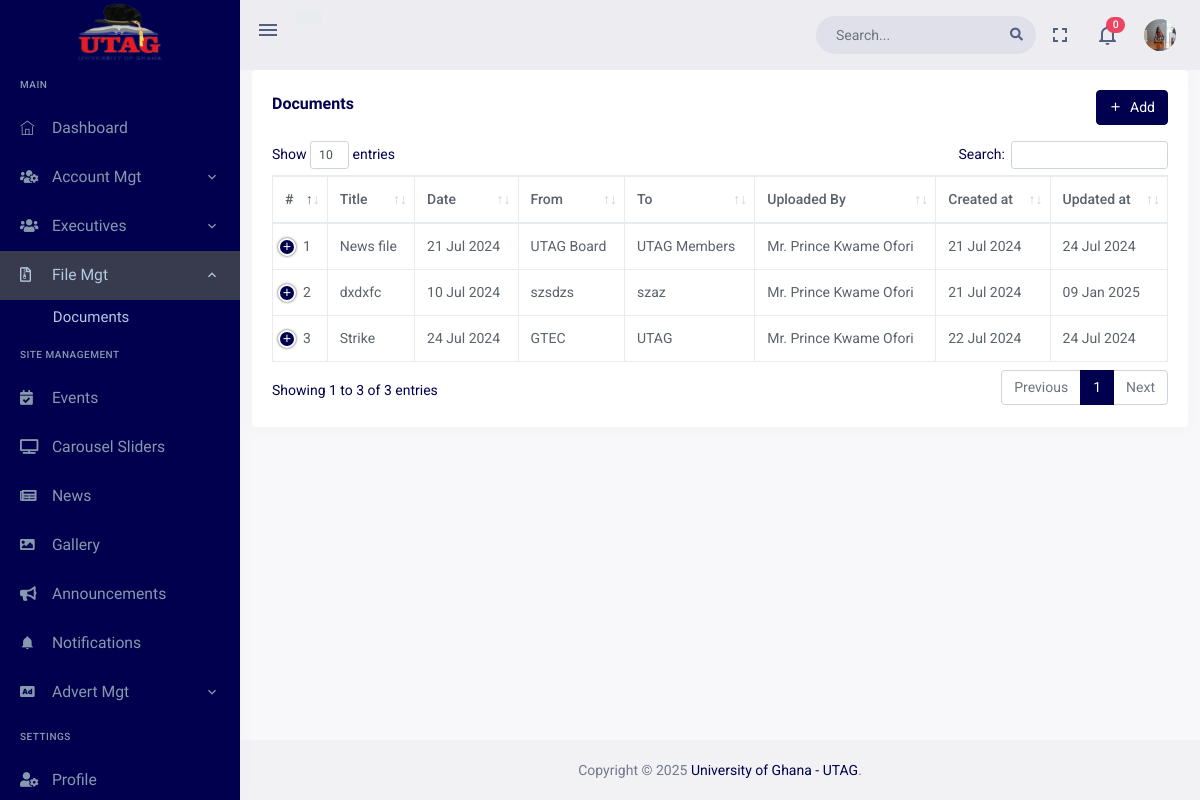
The app's page /dashboard/documents/ (signed in) with its own data.
### accounts/models.py (models this page shows, shortened)
class User(AbstractBaseUser, PermissionsMixin):
    TITLE_CHOICES = (
        ('Prof.', 'Prof.'),
        ("Prof. (Mrs.)", "Prof. (Mrs.)"),
        ('Dr.', 'Dr.'),
        ("Dr. (Alhaji)", "Dr. (Alhaji)"),
        ('Mr.', 'Mr.'),
        ('Mrs.', 'Mrs.'),
    )
    GENDER_CHOICES = (
        ('Male', 'Male'),
        ('Female', 'Female')
    )
    EXECUTIVE_POSITION_CHOICES = (
        ('President', 'President'),
        ('Vice President', 'Vice President'),
        ('Secretary', 'Secretary'),
        ('Treasurer', 'Treasurer'),
        ("Women's Executive Officer", "Women's Executive Officer"),
        ('Past President', 'Past President'),
        ('CBAS Rep', 'CBAS Rep'),
        ('College of Humanities Rep', 'College of Humanities Rep'),
        ('College of Health Rep', 'College of Health Rep'),
        ("College of Education Rep", "College of Education Rep"),
    )
    title = models.CharField(max_length=15, choices=TITLE_CHOICES)
    first_name = models.CharField(max_length=30)
    other_name = models.CharField(max_length=30, blank=True, null=True)
    last_name = models.CharField(max_length=30)
    gender = models.CharField(max_length=10, choices=GENDER_CHOICES)
    profile_pic = models.ImageField(upload_to='profile_pictures/', blank=True, null=True)
    email = models.EmailField(unique=True)
    email_sent = models.BooleanField(default=False)
    phone_number = models.CharField(max_length=15, blank=True, null=True)
    department = models.CharField(max_length=50, blank=True, null=True)
    created_from_dashboard = models.BooleanField(default=False)
    created_by = models.ForeignKey('self', on_delete=models.CASCADE, blank=True, null=True)
    is_bulk_creation = models.BooleanField(default=False)
    created_at = models.DateTimeField(auto_now_add=True)
    updated_at = models.DateTimeField(auto_now=True)
    is_staff = models.BooleanField(default=False)
    is_superuser = models.BooleanField(default=False)
    executive_image = models.ImageField(upload_to='executive_images/', blank=True, null=True)
    executive_position = models.CharField(max_length=30, choices=EXECUTIVE_POSITION_CHOICES, blank=True, null=True)
    fb_profile_url = models.URLField(blank=True, null=True)
    twitter_profile_url = models.URLField(blank=True, null=True)
    linkedin_profile_url = models.URLField(blank=True, null=True)
    date_appointed = models.DateField(null=True, blank=True)
    date_ended = models.DateField(null=True, blank=True)
    is_active_executive = models.BooleanField(default=False)
    objects = UserManager()
    USERNAME_FIELD = 'email'
    REQUIRED_FIELDS = ['title', 'first_name', 'last_name', 'gender']
    def get_full_name(self):
        if self.other_name:
            return f'{self.title} {self.first_name} {self.other_name} {self.last_name}'
        else:
            return f'{self.title} {self.first_name} {self.last_name}'
    def get_profile_pic_url(self):
        return self.profile_pic.url if self.profile_pic else '/static/dashboard/assets/images/users/profile.png'
    def __str__(self):
        return self.get_full_name()
    class Meta:
        permissions = [
        ('view_dashboard', 'Can view dashboard'),
        ('add_admin', 'Can add admin'),
        ('change_admin', 'Can change admin'),
        ('delete_admin', 'Can delete admin'),
        ('view_admin', 'Can view admin'),
        ('add_executive', 'Can add executive'),
        ('change_executive', 'Can change executive'),
        ('delete_executive', 'Can delete executive'),
        ('view_executive', 'Can view executive'),
        ('add_member', 'Can add member'),
        ('change_member', 'Can change member'),
        ('delete_member', 'Can delete member'),
        ('view_member', 'Can view member'),
        ]

### dashboard/models.py (models this page shows, shortened)
class Document(models.Model):
    CATEGORY_CHOICES = (
        ('internal', 'Internal'),
        ('external', 'External'),
    )
    DOCUMENT_STATUS_CHOICES = (
        ('Published', 'Published'),
        ('Draft', 'Draft'),
    )
    VISIBILITY_CHOICES = (
        ('everyone', 'Everyone'),
        ('selected_groups', 'Selected Groups'),
    )
    uploaded_by = models.ForeignKey(settings.AUTH_USER_MODEL, on_delete=models.SET_NULL, related_name='uploaded_by',null=True, blank=True)
    category = models.CharField(max_length=10, choices=CATEGORY_CHOICES)
    files = models.ManyToManyField(File)
    title = models.CharField(max_length=100)
    sender = models.CharField(max_length=100)
    receiver = models.CharField(max_length=100)
    description = HTMLField(null=True, blank=True)
    date = models.DateField(blank=True, null=True)
    status = models.CharField(max_length=10, choices=DOCUMENT_STATUS_CHOICES, default='Published')
    created_at = models.DateTimeField(auto_now_add=True)
    updated_at = models.DateTimeField(auto_now=True)
    visibility = models.CharField(max_length=20, choices=VISIBILITY_CHOICES, default='everyone')
    visible_to_groups = models.ManyToManyField(Group, blank=True)

### dashboard/views/files.py (the view)
# urls.py: path('documents/',views.DocumentsView.as_view(), name='documents'),
class DocumentsView(View):
    template_name = 'dashboard_pages/documents.html'
    @method_decorator(MustLogin)
    def get(self, request):
        documents = self.get_documents(request.user)
        notifications = Notification.objects.filter(user=request.user).order_by('-created_at')[:5]
        notification_count = Notification.objects.filter(user=request.user, status='UNREAD').count()
        context = {
            'documents': documents,
            'notifications': notifications,
            'notification_count': notification_count,
            'has_add_permission': request.user.has_perm('dashboard.add_document') or request.user.executive_position=="Secretary",
            'has_change_permission': request.user.has_perm('dashboard.change_document') or request.user.executive_position=="Secretary",
            'has_delete_permission': request.user.has_perm('dashboard.delete_document') or request.user.executive_position=="Secretary",
        }
        return render(request, self.template_name, context)
    def get_documents(self, user):
        group_names = user.groups.values_list('name', flat=True)
        if user.is_superuser:
            return Document.objects.all()
        elif user.groups.filter(name__in=['Executive', 'Member']).exists():
            return Document.objects.filter(visibility='selected_groups', visible_to_groups__in=user.groups.all())
        else:
            return Document.objects.filter(visibility='everyone')

### dashboard/templates/dashboard_pages/documents.html (shortened to what this page needs)
{% extends "base/dashboard_base.html" %}
{% load static %}
{% block content %}
<div class="page-content">
  <div class="row">
    <div class="col-12">
      <div class="card">
        <div class="card-body">
          <div class="row align-items-center">
            <div class="col-md-8">
              <h4 class="card-title">Documents</h4>
            </div>
            {% if has_add_permission %}
            <div class="col-md-4">
              <div class="float-end d-none d-md-block">
                <a class="btn btn-primary"href="{% url 'dashboard:create_document' %}">
                  <i class="mdi mdi-plus me-1"></i> Add
              </a>
              </div>
            </div>
            {% endif %}
          </div>
          <div class="mt-3">
            <table id="datatable" class="table table-bordered dt-responsive nowrap" style="border-collapse: collapse; border-spacing: 0; width: 100%;">
                <thead>
                    <tr>
                        <th>#</th>
                        <th>Title</th>
                        <th>Date</th>
                        <th>From</th>
                        <th>To</th>
                        <th>Uploaded By</th>
                        <th>Created at</th>
                        <th>Updated at</th>
                    </tr>
                </thead>
                <tbody>
                  {% for document in documents %}
                  <tr>
                    <td>{{ forloop.counter }}</td>
                    <td>{{ document.title }}</td>
                    <td>{{ document.date |date:"d M Y" }}</td>
                    <td>{{ document.sender }}</td>
                    <td>{{ document.receiver }}</td>
                    <td>{{ document.uploaded_by }}</td>
                    <td>{{ document.created_at |date:"d M Y" }}</td>
                    <td>{{ document.updated_at |date:"d M Y" }}</td>
                  </tr>
                  {% endfor %}
                </tbody>
            </table>
        </div>
        </div>
      </div>
    </div>
  </div>
</div>
{% endblock content %}
{% block my_styles %}
 <link href="{% static 'dashboard/assets/libs/datatables.net-bs4/css/dataTables.bootstrap4.min.css' %}" rel="stylesheet" type="text/css">
 <link href="{% static 'dashboard/assets/libs/datatables.net-buttons-bs4/css/buttons.bootstrap4.min.css' %}" rel="stylesheet" type="text/css">
 <link href="{% static 'dashboard/assets/libs/datatables.net-responsive-bs4/css/responsive.bootstrap4.min.css' %}" rel="stylesheet" type="text/css">
 {% endblock my_styles %}

### dashboard/templates/includes/dash_header.html (shortened to what this page needs)
{% load static %}
<header id="page-topbar">
    <div class="navbar-header">
        <div class="d-flex">
            <div class="navbar-brand-box">
                <a href="{% url 'website:index' %}" class="logo logo-light">
                    <span class="logo-lg">
                        <img src="{% static 'dashboard/assets/images/utag_ug.png' %}" alt="" height="80">
                    </span>
                </a>
            </div>
            <button type="button" class="btn btn-sm px-3 font-size-24 header-item waves-effect" id="vertical-menu-btn">
                <i class="mdi mdi-menu"></i>
            </button>
            <div class="d-none d-sm-block">
                <div class="pt-3 d-inline-block">
                    {% if user.is_authenticated %}
                    <p class="btn btn-secondary">
                    </p>
                    {% endif %}
                </div>
            </div>
        </div>
        <div class="d-flex">
            <form class="app-search d-none d-lg-block">
                <div class="position-relative">
                    <input type="text" class="form-control" placeholder="Search...">
                    <span class="fa fa-search"></span>
                </div>
            </form>
            <div class="dropdown d-none d-lg-inline-block">
                <button type="button" class="btn header-item noti-icon waves-effect" data-bs-toggle="fullscreen">
                    <i class="mdi mdi-fullscreen"></i>
                </button>
            </div>
            <div class="dropdown d-inline-block">
                <button type="button" class="btn header-item noti-icon waves-effect" id="page-header-notifications-dropdown" data-bs-toggle="dropdown" aria-haspopup="true" aria-expanded="false">
                    <i class="mdi mdi-bell-outline"></i>
                    <span class="badge bg-danger rounded-pill">{{ notification_count }}</span>
                </button>
            </div>
            <div class="dropdown d-inline-block">
                <button type="button" class="btn header-item waves-effect" id="page-header-user-dropdown" data-bs-toggle="dropdown" aria-haspopup="true" aria-expanded="false">
                    <img class="rounded-circle header-profile-user" src="{% if request.user.profile_pic %} {{ request.user.get_profile_pic_url }} {% else %} {% static 'dashboard/assets/images/users/profile.png' %} {% endif %}" alt="Header Avatar">
                </button>
            </div>
        </div>
    </div>
</header>

### records on screen
User: profile_pic (picture)
Document: title "News file", date "21 Jul 2024", sender "UTAG Board", receiver "UTAG Members", uploaded_by "Mr. Prince Kwame Ofori", created_at "21 Jul 2024", updated_at "24 Jul 2024"
Document: title "dxdxfc", date "10 Jul 2024", sender "szsdzs", receiver "szaz", uploaded_by "Mr. Prince Kwame Ofori", created_at "21 Jul 2024", updated_at "09 Jan 2025"
Document: title "Strike", date "24 Jul 2024", sender "GTEC", receiver "UTAG", uploaded_by "Mr. Prince Kwame Ofori", created_at "22 Jul 2024", updated_at "24 Jul 2024"

### other values on screen
{{ notification_count }} "0"
